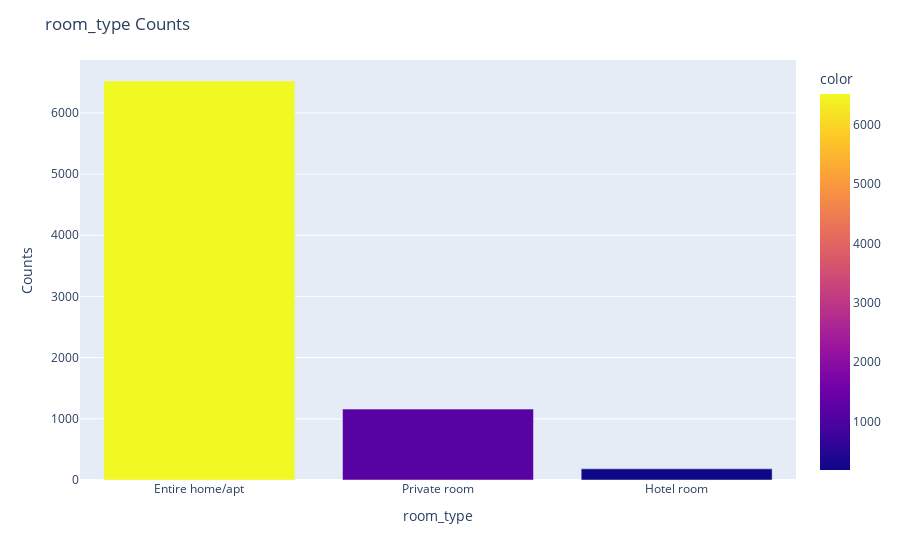

Source (notebook cell):
### Code cell
sorted_room_type, sorted_counts = sorted_count(room_type_counts)

create_bar_chart(
    x_data=sorted_room_type,
    y_data=sorted_counts,
    x_title='room_type',
    y_title='Counts',
    chart_title='room_type Counts',
    isMark = False
)

### Figure 1 — Plotly figure (JSON) as saved in the notebook; plotly's stock layout.template omitted (floating-point values rounded to 4 significant figures)
{"data": [{"alignmentgroup": "True", "hovertemplate": "x=%{x}<br>y=%{y}<br>color=%{marker.color}<extra></extra>", "legendgroup": "", "marker": {"color": [6522, 1159, 182], "coloraxis": "coloraxis"}, "name": "", "offsetgroup": "", "orientation": "v", "showlegend": false, "textposition": "auto", "type": "bar", "x": ["Entire home/apt", "Private room", "Hotel room"], "xaxis": "x", "y": [6522, 1159, 182], "yaxis": "y"}], "layout": {"barmode": "relative", "coloraxis": {"colorbar": {"title": {"text": "color"}}, "colorscale": [[0, "#0d0887"], [0.1111, "#46039f"], [0.2222, "#7201a8"], [0.3333, "#9c179e"], [0.4444, "#bd3786"], [0.5556, "#d8576b"], [0.6667, "#ed7953"], [0.7778, "#fb9f3a"], [0.8889, "#fdca26"], [1, "#f0f921"]]}, "legend": {"tracegroupgap": 0}, "margin": {"t": 60}, "title": {"text": "room_type Counts"}, "xaxis": {"anchor": "y", "domain": [0, 1], "title": {"text": "room_type"}}, "yaxis": {"anchor": "x", "domain": [0, 1], "title": {"text": "Counts"}}}}
